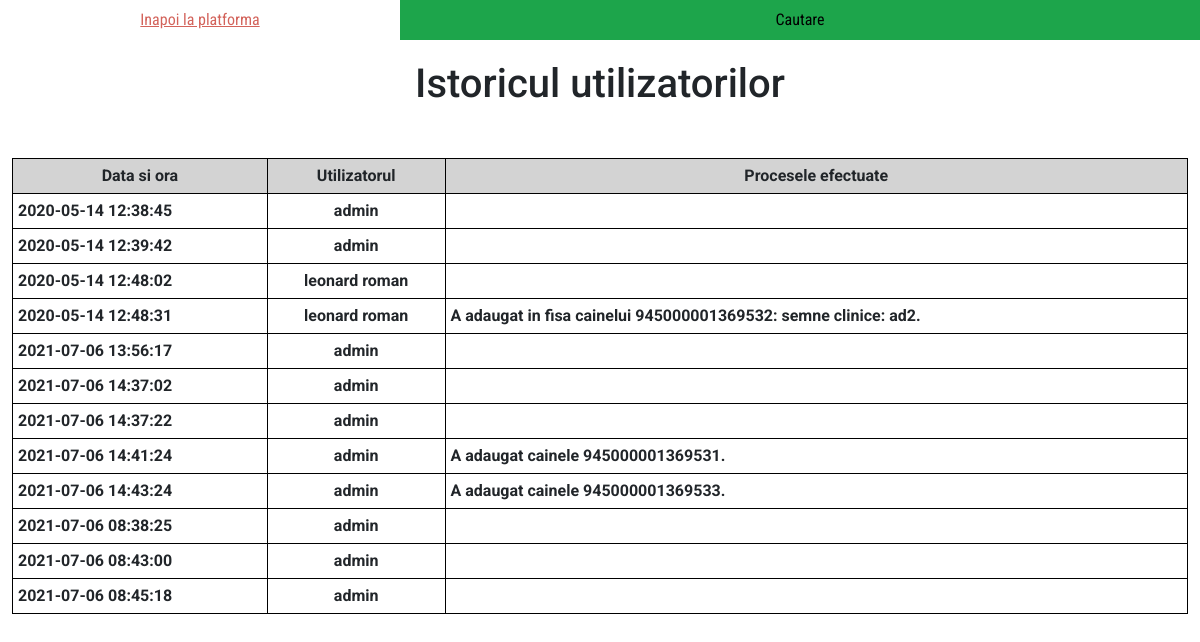
Screenshot of /istoric-utilizatori.php (signed in) with the database file from the repository.
### tables this page shows
CREATE TABLE `utilizatori_istoric` (
  `user_id` int(11) NOT NULL,
  `user_date` datetime NOT NULL DEFAULT CURRENT_TIMESTAMP,
  `user_name` varchar(255) NOT NULL,
  `user_actions` text NOT NULL,
  `user_add` int(11) NOT NULL,
  `user_modify` int(11) NOT NULL,
  `user_trat` int(11) NOT NULL,
  `user_arhive` int(11) NOT NULL
);

### istoric-utilizatori.php (the view, shortened to what this page needs)
<?php
    $dataVal='';
    $userVal='';
    $u_add='';
    $u_modify='';
    $u_trat='';
    $u_arhive='';
    if(isset($_POST['btn_search'])){
        $data = mysqli_real_escape_string($conn, $_POST['data_inp']);
        $dataFrom = mysqli_real_escape_string($conn, $_POST['data_inp_dela']);
        $dataTo = mysqli_real_escape_string($conn, $_POST['data_inp_panala']);
        $user = mysqli_real_escape_string($conn, $_POST['user_name']);
        if(!empty($dataFrom) && !empty($dataTo) && empty($data)){
            $dataVal = "`user_date` BETWEEN '$dataFrom' AND '$dataTo'";
        }
        if(!empty($data) && empty($dataFrom) && empty($dataTo)){
            $dataVal = "`user_date` like '$data'";
        }
        if(!empty($user)){
            $userVal = "`user_name` like '$user'";
        }
        if(isset($_POST['u_add'])){
            $u_add = "`user_add`=1";
        }
        if(isset($_POST['u_modify'])){
            $u_modify = "`user_modify`=1";
        }
        if(isset($_POST['u_trat'])){
            $u_trat = "`user_trat`=1";
        }
        if(isset($_POST['u_arhive'])){
            $u_arhive = "`user_arhive`=1";
        }
        $sql = "SELECT * FROM utilizatori_istoric";
        $conditions = array();
        if ($dataVal != '') $conditions[] = " $dataVal";
        if ($userVal != '') $conditions[] = " $userVal";
        if ($u_add != '') $conditions[] = " $u_add";
        if ($u_modify != '') $conditions[] = " $u_modify";
        if ($u_trat != '') $conditions[] = " $u_trat";
        if ($u_arhive != '') $conditions[] = " $u_arhive";
        $sql_cond = join(" AND ", $conditions);
        if($sql_cond != '') $sql .= " WHERE $sql_cond";
        $result = mysqli_query($conn, $sql);
    }
    else{
        $sql = "SELECT * FROM utilizatori_istoric";
        $result = mysqli_query($conn, $sql);
    }
?>
<!DOCTYPE html>
<html lang="en">
<head>
    <link rel="stylesheet" href="https://stackpath.bootstrapcdn.com/bootstrap/4.1.3/css/bootstrap.min.css">
    <link rel="stylesheet" href="https://use.fontawesome.com/releases/v5.3.1/css/all.css">
    <link rel="stylesheet" href="https://cdnjs.cloudflare.com/ajax/libs/bootstrap-datepicker/1.3.0/css/datepicker.css">
    <link href="../fundatia-speranta/css/bootstrap-datetimepicker.css" rel="stylesheet" media="screen">
    <link rel="stylesheet" href="./style/istoricUtilizatori.css">
</head>
<body>
    <center>
    <header>
        <a href="./home.php">Inapoi la platforma</a>
        <button type="button" class="button-activate-search" data-toggle="modal" data-target="#exampleModal" id="buton-activate-search">Cautare</button>
    </header>
    <h1 style="margin: 20px;">Istoricul utilizatorilor</h1>
    <div class="contain">
        <table>
            <thead>
                <tr style="text-align:center; background: #d3d3d3">
                    <th>Data si ora</th>
                    <th>Utilizatorul</th>
                    <th>Procesele efectuate</th>
                </tr>
            </thead>
            <tbody>
                <?php while ($row = mysqli_fetch_assoc($result)):  ?>
                <tr style="border-bottom: 1px solid #000;">
                    <th><?php echo $row['user_date'];?></th>
                    <th style="text-align: center"><span><?php echo $row['user_name'];?></span></th>
                    <th><?php echo $row['user_actions'];?></th>
                </tr>
                <?php endwhile; ?>
            </tbody>
        </table>
    </div>
    </center>
</body>
</html>
</body>
</html>

### style/istoricUtilizatori.css (style rules this page uses)
html, body { margin: 0; padding: 0; width: 100%; height: 100%; font-family: 'Roboto', sans-serif; }
header { width: 100%; display: grid; grid-template-columns: 1fr 2fr; }
header a { font-family: 'Roboto Condensed'; background: #d3635b; text-decoration: none; color: #000; padding: 0.5em; }
header button { font-family: 'Roboto Condensed'; background: #1da54b; border:none; color: #000; padding: 0.5em; }

### istoric-utilizatori.php (style rules this page uses)
.contain { width: 98%; margin-top: 50px; margin-left: 0; }
.contain table { width: 100%; }
.contain table, th, td { border: 1px solid black; border-collapse: collapse; }
th, td { padding: 5px; }

### rows the page displays
utilizatori_istoric: user_date "2020-05-14 12:38:45", user_name "admin"
utilizatori_istoric: user_date "2020-05-14 12:39:42", user_name "admin"
utilizatori_istoric: user_date "2020-05-14 12:48:02", user_name "leonard roman"
utilizatori_istoric: user_date "2020-05-14 12:48:31", user_name "leonard roman", user_actions "A adaugat in fisa cainelui 945000001369532: semne clinice: ad2."
utilizatori_istoric: user_date "2021-07-06 13:56:17", user_name "admin"
utilizatori_istoric: user_date "2021-07-06 14:37:02", user_name "admin"
utilizatori_istoric: user_date "2021-07-06 14:37:22", user_name "admin"
utilizatori_istoric: user_date "2021-07-06 14:41:24", user_name "admin", user_actions "A adaugat cainele 945000001369531."
utilizatori_istoric: user_date "2021-07-06 14:43:24", user_name "admin", user_actions "A adaugat cainele 945000001369533."
utilizatori_istoric: user_date "2021-07-06 08:38:25", user_name "admin"
utilizatori_istoric: user_date "2021-07-06 08:43:00", user_name "admin"
utilizatori_istoric: user_date "2021-07-06 08:45:18", user_name "admin"
